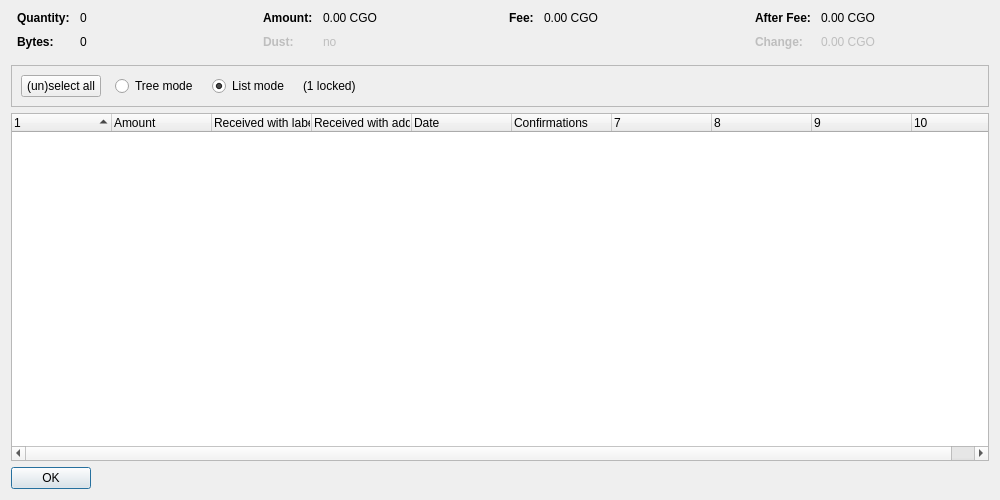
<?xml version="1.0" encoding="UTF-8"?>
<ui version="4.0">
 <class>CoinControlDialog</class>
 <widget class="QDialog" name="CoinControlDialog">
  <property name="geometry">
   <rect>
    <x>0</x>
    <y>0</y>
    <width>1000</width>
    <height>500</height>
   </rect>
  </property>
  <property name="windowTitle">
   <string>Coin Selection</string>
  </property>
  <layout class="QVBoxLayout" name="verticalLayout">
   <item>
    <layout class="QHBoxLayout" name="horizontalLayoutTop" stretch="0,0,0,0">
     <property name="topMargin">
      <number>0</number>
     </property>
     <property name="bottomMargin">
      <number>10</number>
     </property>
     <item>
      <layout class="QFormLayout" name="formLayoutCoinControl1">
       <property name="horizontalSpacing">
        <number>10</number>
       </property>
       <property name="verticalSpacing">
        <number>10</number>
       </property>
       <property name="leftMargin">
        <number>6</number>
       </property>
       <property name="rightMargin">
        <number>6</number>
       </property>
       <item row="0" column="0">
        <widget class="QLabel" name="labelCoinControlQuantityText">
         <property name="font">
          <font>
           <weight>75</weight>
           <bold>true</bold>
          </font>
         </property>
         <property name="text">
          <string>Quantity:</string>
         </property>
        </widget>
       </item>
       <item row="0" column="1">
        <widget class="QLabel" name="labelCoinControlQuantity">
         <property name="cursor">
          <cursorShape>IBeamCursor</cursorShape>
         </property>
         <property name="contextMenuPolicy">
          <enum>Qt::ActionsContextMenu</enum>
         </property>
         <property name="text">
          <string notr="true">0</string>
         </property>
         <property name="textInteractionFlags">
          <set>Qt::LinksAccessibleByMouse|Qt::TextSelectableByKeyboard|Qt::TextSelectableByMouse</set>
         </property>
        </widget>
       </item>
       <item row="1" column="0">
        <widget class="QLabel" name="labelCoinControlBytesText">
         <property name="font">
          <font>
           <weight>75</weight>
           <bold>true</bold>
          </font>
         </property>
         <property name="text">
          <string>Bytes:</string>
         </property>
        </widget>
       </item>
       <item row="1" column="1">
        <widget class="QLabel" name="labelCoinControlBytes">
         <property name="cursor">
          <cursorShape>IBeamCursor</cursorShape>
         </property>
         <property name="contextMenuPolicy">
          <enum>Qt::ActionsContextMenu</enum>
         </property>
         <property name="text">
          <string notr="true">0</string>
         </property>
         <property name="textInteractionFlags">
          <set>Qt::LinksAccessibleByMouse|Qt::TextSelectableByKeyboard|Qt::TextSelectableByMouse</set>
         </property>
        </widget>
       </item>
      </layout>
     </item>
     <item>
      <layout class="QFormLayout" name="formLayoutCoinControl2">
       <property name="horizontalSpacing">
        <number>10</number>
       </property>
       <property name="verticalSpacing">
        <number>10</number>
       </property>
       <property name="leftMargin">
        <number>6</number>
       </property>
       <property name="rightMargin">
        <number>6</number>
       </property>
       <item row="0" column="0">
        <widget class="QLabel" name="labelCoinControlAmountText">
         <property name="font">
          <font>
           <weight>75</weight>
           <bold>true</bold>
          </font>
         </property>
         <property name="text">
          <string>Amount:</string>
         </property>
        </widget>
       </item>
       <item row="0" column="1">
        <widget class="QLabel" name="labelCoinControlAmount">
         <property name="cursor">
          <cursorShape>IBeamCursor</cursorShape>
         </property>
         <property name="contextMenuPolicy">
          <enum>Qt::ActionsContextMenu</enum>
         </property>
         <property name="text">
          <string notr="true">0.00 CGO</string>
         </property>
         <property name="textInteractionFlags">
          <set>Qt::LinksAccessibleByMouse|Qt::TextSelectableByKeyboard|Qt::TextSelectableByMouse</set>
         </property>
        </widget>
       </item>
       <item row="1" column="0">
        <widget class="QLabel" name="labelCoinControlLowOutputText">
         <property name="enabled">
          <bool>false</bool>
         </property>
         <property name="font">
          <font>
           <weight>75</weight>
           <bold>true</bold>
          </font>
         </property>
         <property name="text">
          <string>Dust:</string>
         </property>
        </widget>
       </item>
       <item row="1" column="1">
        <widget class="QLabel" name="labelCoinControlLowOutput">
         <property name="enabled">
          <bool>false</bool>
         </property>
         <property name="cursor">
          <cursorShape>IBeamCursor</cursorShape>
         </property>
         <property name="contextMenuPolicy">
          <enum>Qt::ActionsContextMenu</enum>
         </property>
         <property name="text">
          <string notr="true">no</string>
         </property>
         <property name="textInteractionFlags">
          <set>Qt::LinksAccessibleByMouse|Qt::TextSelectableByKeyboard|Qt::TextSelectableByMouse</set>
         </property>
        </widget>
       </item>
      </layout>
     </item>
     <item>
      <layout class="QFormLayout" name="formLayoutCoinControl3">
       <property name="horizontalSpacing">
        <number>10</number>
       </property>
       <property name="verticalSpacing">
        <number>10</number>
       </property>
       <property name="leftMargin">
        <number>6</number>
       </property>
       <property name="rightMargin">
        <number>6</number>
       </property>
       <item row="0" column="0">
        <widget class="QLabel" name="labelCoinControlFeeText">
         <property name="font">
          <font>
           <weight>75</weight>
           <bold>true</bold>
          </font>
         </property>
         <property name="text">
          <string>Fee:</string>
         </property>
        </widget>
       </item>
       <item row="0" column="1">
        <widget class="QLabel" name="labelCoinControlFee">
         <property name="cursor">
          <cursorShape>IBeamCursor</cursorShape>
         </property>
         <property name="contextMenuPolicy">
          <enum>Qt::ActionsContextMenu</enum>
         </property>
         <property name="text">
          <string notr="true">0.00 CGO</string>
         </property>
         <property name="textInteractionFlags">
          <set>Qt::LinksAccessibleByMouse|Qt::TextSelectableByKeyboard|Qt::TextSelectableByMouse</set>
         </property>
        </widget>
       </item>
      </layout>
     </item>
     <item>
      <layout class="QFormLayout" name="formLayoutCoinControl4">
       <property name="horizontalSpacing">
        <number>10</number>
       </property>
       <property name="verticalSpacing">
        <number>10</number>
       </property>
       <property name="leftMargin">
        <number>6</number>
       </property>
       <property name="rightMargin">
        <number>6</number>
       </property>
       <item row="0" column="0">
        <widget class="QLabel" name="labelCoinControlAfterFeeText">
         <property name="font">
          <font>
           <weight>75</weight>
           <bold>true</bold>
          </font>
         </property>
         <property name="text">
          <string>After Fee:</string>
         </property>
        </widget>
       </item>
       <item row="0" column="1">
        <widget class="QLabel" name="labelCoinControlAfterFee">
         <property name="cursor">
          <cursorShape>IBeamCursor</cursorShape>
         </property>
         <property name="contextMenuPolicy">
          <enum>Qt::ActionsContextMenu</enum>
         </property>
         <property name="text">
          <string notr="true">0.00 CGO</string>
         </property>
         <property name="textInteractionFlags">
          <set>Qt::LinksAccessibleByMouse|Qt::TextSelectableByKeyboard|Qt::TextSelectableByMouse</set>
         </property>
        </widget>
       </item>
       <item row="1" column="0">
        <widget class="QLabel" name="labelCoinControlChangeText">
         <property name="enabled">
          <bool>false</bool>
         </property>
         <property name="font">
          <font>
           <weight>75</weight>
           <bold>true</bold>
          </font>
         </property>
         <property name="text">
          <string>Change:</string>
         </property>
        </widget>
       </item>
       <item row="1" column="1">
        <widget class="QLabel" name="labelCoinControlChange">
         <property name="enabled">
          <bool>false</bool>
         </property>
         <property name="cursor">
          <cursorShape>IBeamCursor</cursorShape>
         </property>
         <property name="contextMenuPolicy">
          <enum>Qt::ActionsContextMenu</enum>
         </property>
         <property name="text">
          <string notr="true">0.00 CGO</string>
         </property>
         <property name="textInteractionFlags">
          <set>Qt::LinksAccessibleByMouse|Qt::TextSelectableByKeyboard|Qt::TextSelectableByMouse</set>
         </property>
        </widget>
       </item>
      </layout>
     </item>
    </layout>
   </item>
   <item>
    <widget class="QFrame" name="frame">
     <property name="minimumSize">
      <size>
       <width>0</width>
       <height>40</height>
      </size>
     </property>
     <property name="frameShape">
      <enum>QFrame::StyledPanel</enum>
     </property>
     <property name="frameShadow">
      <enum>QFrame::Sunken</enum>
     </property>
     <layout class="QHBoxLayout" name="horizontalLayout">
      <item>
       <layout class="QHBoxLayout" name="horizontalLayoutPanel" stretch="0,0,0,0,0">
        <property name="spacing">
         <number>14</number>
        </property>
        <item>
         <widget class="QPushButton" name="pushButtonSelectAll">
          <property name="sizePolicy">
           <sizepolicy hsizetype="Maximum" vsizetype="Fixed">
            <horstretch>0</horstretch>
            <verstretch>0</verstretch>
           </sizepolicy>
          </property>
          <property name="text">
           <string>(un)select all</string>
          </property>
          <property name="autoDefault">
           <bool>false</bool>
          </property>
         </widget>
        </item>
        <item>
         <widget class="QRadioButton" name="radioTreeMode">
          <property name="sizePolicy">
           <sizepolicy hsizetype="Maximum" vsizetype="Fixed">
            <horstretch>0</horstretch>
            <verstretch>0</verstretch>
           </sizepolicy>
          </property>
          <property name="text">
           <string>Tree mode</string>
          </property>
         </widget>
        </item>
        <item>
         <widget class="QRadioButton" name="radioListMode">
          <property name="sizePolicy">
           <sizepolicy hsizetype="Maximum" vsizetype="Fixed">
            <horstretch>0</horstretch>
            <verstretch>0</verstretch>
           </sizepolicy>
          </property>
          <property name="text">
           <string>List mode</string>
          </property>
          <property name="checked">
           <bool>true</bool>
          </property>
         </widget>
        </item>
        <item>
         <widget class="QLabel" name="labelLocked">
          <property name="text">
           <string notr="true">(1 locked)</string>
          </property>
         </widget>
        </item>
        <item>
         <spacer name="horizontalSpacer">
          <property name="orientation">
           <enum>Qt::Horizontal</enum>
          </property>
          <property name="sizeHint" stdset="0">
           <size>
            <width>40</width>
            <height>20</height>
           </size>
          </property>
         </spacer>
        </item>
       </layout>
      </item>
     </layout>
    </widget>
   </item>
   <item>
    <widget class="CoinControlTreeWidget" name="treeWidget">
     <property name="contextMenuPolicy">
      <enum>Qt::CustomContextMenu</enum>
     </property>
     <property name="sortingEnabled">
      <bool>false</bool>
     </property>
     <property name="columnCount">
      <number>10</number>
     </property>
     <attribute name="headerShowSortIndicator" stdset="0">
      <bool>true</bool>
     </attribute>
     <attribute name="headerStretchLastSection">
      <bool>false</bool>
     </attribute>
     <column>
      <property name="text">
       <string/>
      </property>
     </column>
     <column>
      <property name="text">
       <string>Amount</string>
      </property>
     </column>
     <column>
      <property name="text">
       <string>Received with label</string>
      </property>
     </column>
     <column>
      <property name="text">
       <string>Received with address</string>
      </property>
     </column>
     <column>
      <property name="text">
       <string>Date</string>
      </property>
     </column>
     <column>
      <property name="text">
       <string>Confirmations</string>
      </property>
      <property name="toolTip">
       <string>Confirmed</string>
      </property>
     </column>
     <column>
      <property name="text">
       <string/>
      </property>
     </column>
     <column>
      <property name="text">
       <string/>
      </property>
     </column>
     <column>
      <property name="text">
       <string/>
      </property>
     </column>
     <column>
      <property name="text">
       <string/>
      </property>
     </column>
    </widget>
   </item>
   <item>
    <widget class="QDialogButtonBox" name="buttonBox">
     <property name="sizePolicy">
      <sizepolicy hsizetype="Maximum" vsizetype="Fixed">
       <horstretch>0</horstretch>
       <verstretch>0</verstretch>
      </sizepolicy>
     </property>
     <property name="orientation">
      <enum>Qt::Horizontal</enum>
     </property>
     <property name="standardButtons">
      <set>QDialogButtonBox::Ok</set>
     </property>
    </widget>
   </item>
  </layout>
 </widget>
 <customwidgets>
  <customwidget>
   <class>CoinControlTreeWidget</class>
   <extends>QTreeWidget</extends>
   <header>coincontroltreewidget.h</header>
  </customwidget>
 </customwidgets>
 <resources/>
 <connections/>
</ui>
